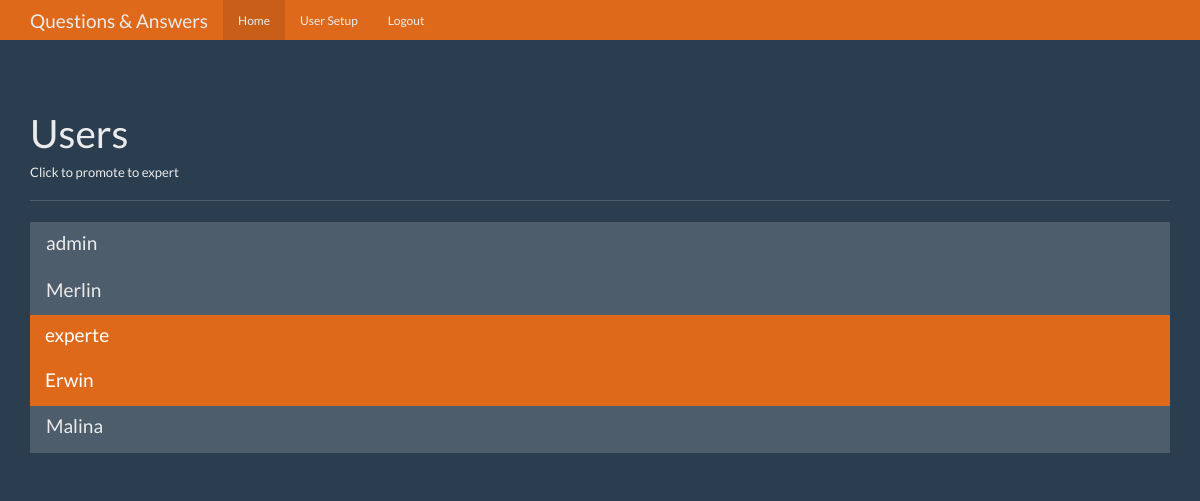
The page /users (signed in) on the database as committed earlier.
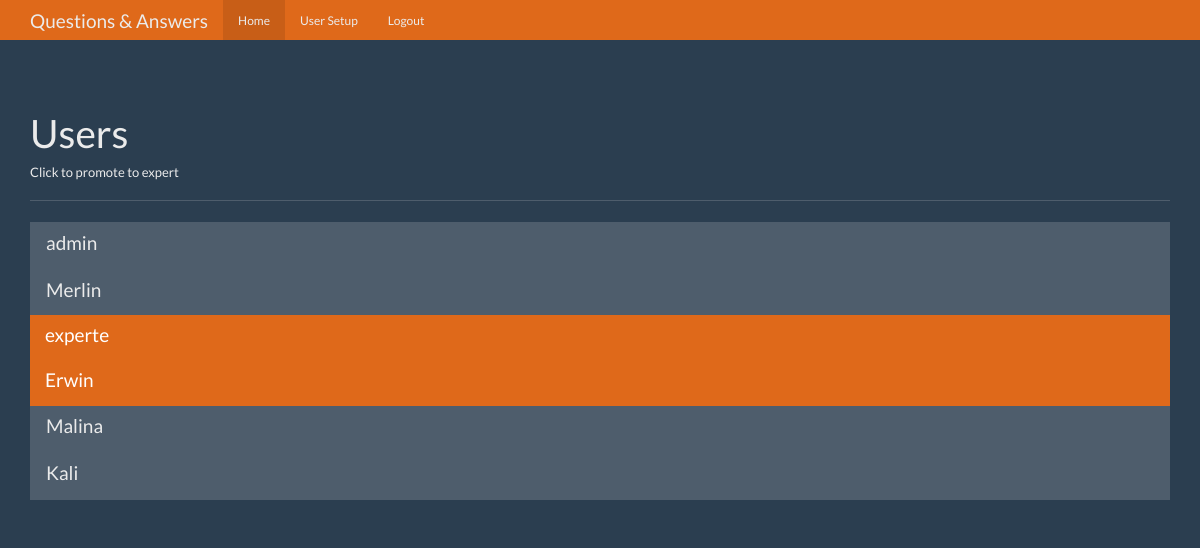
The same page on the database as committed later.
### tables this page shows
CREATE TABLE users(
    id integer primary key autoincrement,
    name text not null,
    password text not null,
    expert boolean not null default 0,
    admin boolean not null default 0
);

### app.py (the view)
@app.route('/users')
def users():
    user = get_current_user()
    if not user:
        return redirect(url_for('login'))
    if user['admin'] == 0:
        return redirect(url_for('login'))
    db = get_db()
    user_cur = db.execute('select id, name, expert, admin from users ')
    users_result = user_cur.fetchall()
    return render_template('users.html', user = user, users_result = users_result)

### app.py (called while the page is built)
def get_current_user():
    user_result = None
    db = get_db()
    if 'user' in session:
        user = session['user']
        user_cur = db.execute('select id, name, password, expert, admin from users where name = ?', [user])
        user_result = user_cur.fetchone()
    return user_result

### database.py (called while the page is built)
def connect_db():
    sql = sqlite3.connect('questions.db')
    sql.row_factory = sqlite3.Row
    return sql

def get_db():
    if not hasattr(g, 'sqlite_db'):
        g.sqlite_db = connect_db()
    return g.sqlite_db

### templates/users.html (shortened to what this page needs)
<!DOCTYPE html>
<html lang="en">
  <head>
    <link href="{{ url_for( 'static', filename='bootstrap.min.css') }}" rel="stylesheet">
    <link href="{{ url_for( 'static', filename='theme.css') }}" rel="stylesheet">
  </head>
  <body>
    <nav class="navbar navbar-inverse navbar-fixed-top">
      <div class="container">
        <div class="navbar-header">
          <a class="navbar-brand" href="#">Questions & Answers</a>
        </div>
        <div id="navbar" class="navbar-collapse collapse">
          <ul class="nav navbar-nav">
              <li class="active"><a href="{{ url_for('index') }}">Home</a></li>
            {% if user and user['admin'] %}
            <li><a href="{{ url_for('users') }}">User Setup</a></li>
            {% endif %}
            {% if user %}
            <li><a href="{{ url_for('logout') }}">Logout</a></li>
            {% endif %}
          </ul>
        </div>
      </div>
    </nav>
    <div class="container theme-showcase" role="main">
      <div class="page-header">
        <h1>Users</h1>
        <h6>Click to promote to expert</h6>
      </div>
      <div class="row">
        <div class="col-lg-12">
          <div class="list-group">
            {% for user in users_result %}
            <a href="{{ url_for('promote', user = user['id']) }}" class="list-group-item {% if user['expert'] %} active {% endif %}">
                <h4 class="list-group-item-heading">{{ user['name'] }}</h4>
            </a>
            {% endfor %}
          </div>
        </div>
      </div>
    </div>
  </body>
</html>

Rows that differ between the two databases and show on the page:
added users: name "Kali"
